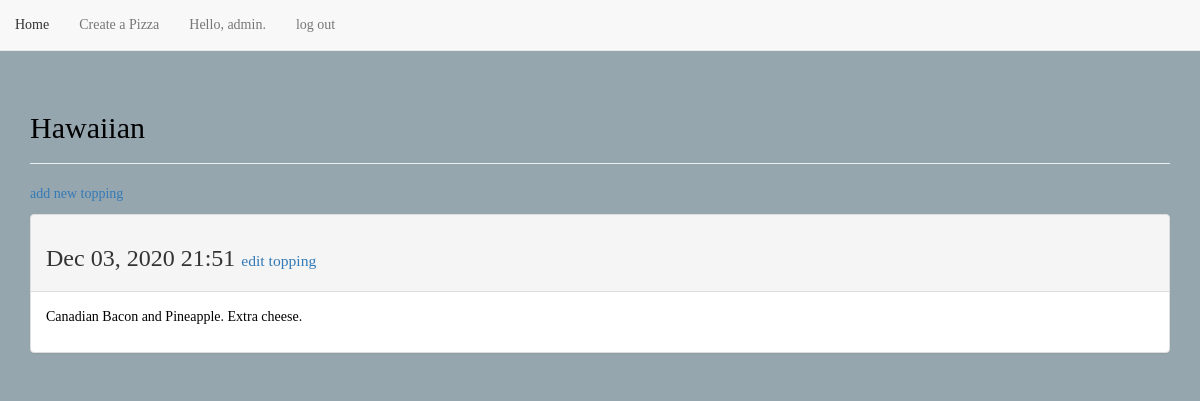
Page /pizzas/6/ (signed in) on the earlier database version.
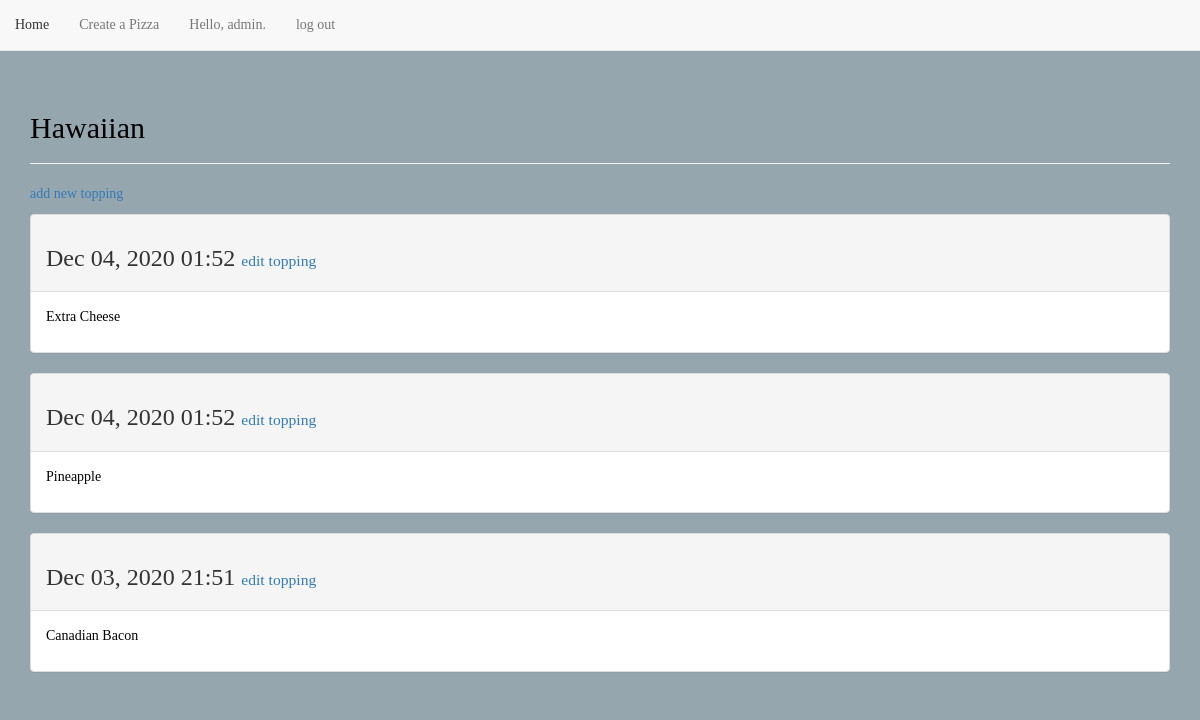
Same page on the later database version.
### pizzas/models.py (models this page shows, shortened)
class Topping(models.Model):
    pizza = models.ForeignKey(Pizza, on_delete=models.CASCADE)
    name = models.TextField()
    date_added = models.DateTimeField(auto_now_add=True)
    class Meta:
        verbose_name_plural = 'toppings'

### pizzas/views.py (the view)
# urls.py: path('pizzas/<int:pizza_id>/',views.pizza,name='pizza'),
@login_required
def pizza(request, pizza_id):
    pizza = Pizza.objects.get(id=pizza_id)
    toppings = pizza.topping_set.order_by('-date_added')
    if pizza.owner != request.user:
        raise Http404
    context = {'pizza':pizza,'toppings':toppings}
    return render(request, 'pizzas/pizza.html',context)

### pizzas/templates/pizzas/pizza.html
{% extends "pizzas/base.html" %}
{% block header %}
    <h2>{{ pizza.text }}</h2>
{% endblock header %}
{% block content %}
<p>
    <a href="{% url 'pizzas:new_topping' pizza.id %}">add new topping</a>
</p>
{% for topping in toppings %}
    <div class="panel panel-default">
        <div class="panel-heading">
            <h3>
                {{ topping.date_added|date:'M d, Y H:i' }}
                <small>
                    <a href="{% url 'pizzas:edit_topping' topping.id %}">edit topping</a>
                </small>
            </h3>
        </div>
        <div class="panel-body">
            {{ topping.name|linebreaks }}
        </div>
    </div>
{% empty %}
    <li>There are no toppings yet.</li>
{% endfor %}
{% endblock content %}

Differences in the rows shown:
added Topping: date_added "Dec 04, 2020 01:52", name "Extra Cheese"
added Topping: date_added "Dec 04, 2020 01:52", name "Pineapple"
changed Topping: name "Canadian Bacon and Pineapple. Extra cheese." → "Canadian Bacon"
